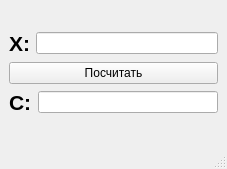
<?xml version="1.0" encoding="UTF-8"?>
<ui version="4.0">
 <class>MainWindow</class>
 <widget class="QMainWindow" name="MainWindow">
  <property name="geometry">
   <rect>
    <x>0</x>
    <y>0</y>
    <width>227</width>
    <height>169</height>
   </rect>
  </property>
  <property name="windowTitle">
   <string>MainWindow</string>
  </property>
  <widget class="QWidget" name="centralwidget">
   <layout class="QGridLayout" name="gridLayout">
    <item row="0" column="0">
     <layout class="QVBoxLayout" name="verticalLayout_2">
      <item>
       <layout class="QHBoxLayout" name="horizontalLayout">
        <item>
         <widget class="QLabel" name="x_label">
          <property name="text">
           <string>&lt;html&gt;&lt;head/&gt;&lt;body&gt;&lt;p&gt;&lt;span style=&quot; font-size:16pt; font-weight:600;&quot;&gt;X:&lt;/span&gt;&lt;/p&gt;&lt;/body&gt;&lt;/html&gt;</string>
          </property>
         </widget>
        </item>
        <item>
         <widget class="QLineEdit" name="x_edit"/>
        </item>
       </layout>
      </item>
      <item>
       <layout class="QVBoxLayout" name="verticalLayout">
        <item>
         <widget class="QPushButton" name="calculate">
          <property name="text">
           <string>Посчитать</string>
          </property>
         </widget>
        </item>
        <item>
         <layout class="QHBoxLayout" name="horizontalLayout_2">
          <item>
           <widget class="QLabel" name="c_label">
            <property name="text">
             <string>&lt;html&gt;&lt;head/&gt;&lt;body&gt;&lt;p&gt;&lt;span style=&quot; font-size:16pt; font-weight:600;&quot;&gt;C:&lt;/span&gt;&lt;/p&gt;&lt;/body&gt;&lt;/html&gt;</string>
            </property>
           </widget>
          </item>
          <item>
           <widget class="QLineEdit" name="c_edit"/>
          </item>
         </layout>
        </item>
       </layout>
      </item>
     </layout>
    </item>
   </layout>
  </widget>
  <widget class="QMenuBar" name="menubar">
   <property name="geometry">
    <rect>
     <x>0</x>
     <y>0</y>
     <width>227</width>
     <height>20</height>
    </rect>
   </property>
  </widget>
  <widget class="QStatusBar" name="statusbar"/>
 </widget>
 <resources/>
 <connections/>
</ui>
